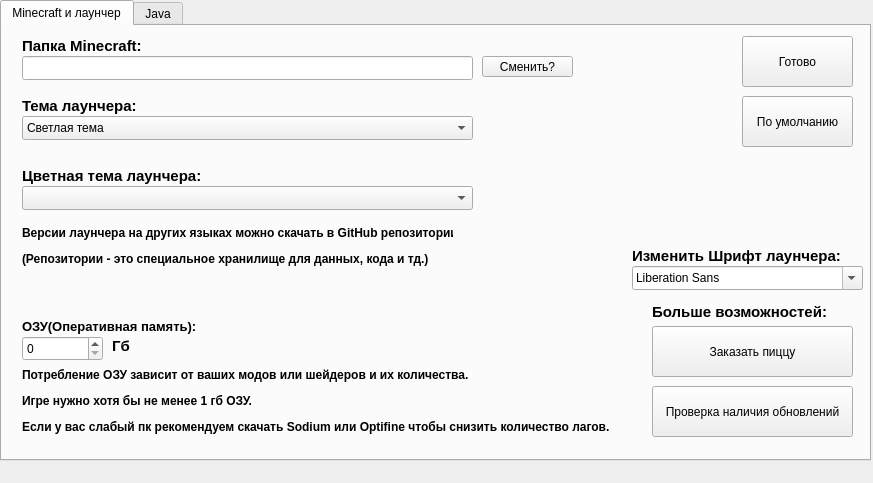
<?xml version="1.0" encoding="UTF-8"?>
<ui version="4.0">
 <class>DockWidget</class>
 <widget class="QDockWidget" name="DockWidget">
  <property name="geometry">
   <rect>
    <x>0</x>
    <y>0</y>
    <width>873</width>
    <height>483</height>
   </rect>
  </property>
  <property name="windowTitle">
   <string>DockWidget</string>
  </property>
  <widget class="QWidget" name="st_mn_inside">
   <widget class="QTabWidget" name="Settigs_Minecraft">
    <property name="geometry">
     <rect>
      <x>0</x>
      <y>0</y>
      <width>871</width>
      <height>461</height>
     </rect>
    </property>
    <property name="currentIndex">
     <number>0</number>
    </property>
    <widget class="QWidget" name="Minecraft_and_Launcher__settigs">
     <attribute name="title">
      <string>Minecraft и лаунчер</string>
     </attribute>
     <widget class="QToolButton" name="bt_mc_folder_change">
      <property name="geometry">
       <rect>
        <x>480</x>
        <y>30</y>
        <width>91</width>
        <height>21</height>
       </rect>
      </property>
      <property name="text">
       <string>Сменить?</string>
      </property>
     </widget>
     <widget class="QLineEdit" name="chs_mc_folder">
      <property name="geometry">
       <rect>
        <x>20</x>
        <y>30</y>
        <width>451</width>
        <height>24</height>
       </rect>
      </property>
     </widget>
     <widget class="QLabel" name="title_ram">
      <property name="geometry">
       <rect>
        <x>20</x>
        <y>290</y>
        <width>211</width>
        <height>21</height>
       </rect>
      </property>
      <property name="text">
       <string>&lt;html&gt;&lt;head/&gt;&lt;body&gt;&lt;p&gt;&lt;span style=&quot; font-size:10pt; font-weight:700;&quot;&gt;ОЗУ(Оперативная память):&lt;/span&gt;&lt;/p&gt;&lt;/body&gt;&lt;/html&gt;</string>
      </property>
     </widget>
     <widget class="QLabel" name="ram_lb">
      <property name="geometry">
       <rect>
        <x>110</x>
        <y>310</y>
        <width>31</width>
        <height>21</height>
       </rect>
      </property>
      <property name="text">
       <string>&lt;html&gt;&lt;head/&gt;&lt;body&gt;&lt;p&gt;&lt;span style=&quot; font-size:11pt; font-weight:700;&quot;&gt;Гб&lt;/span&gt;&lt;/p&gt;&lt;/body&gt;&lt;/html&gt;</string>
      </property>
     </widget>
     <widget class="QLabel" name="title_folder_minecraft">
      <property name="geometry">
       <rect>
        <x>20</x>
        <y>10</y>
        <width>131</width>
        <height>21</height>
       </rect>
      </property>
      <property name="text">
       <string>&lt;html&gt;&lt;head/&gt;&lt;body&gt;&lt;p&gt;&lt;span style=&quot; font-size:11pt; font-weight:700;&quot;&gt;Папка Minecraft: &lt;/span&gt;&lt;/p&gt;&lt;/body&gt;&lt;/html&gt;</string>
      </property>
     </widget>
     <widget class="QComboBox" name="topic_laucnher">
      <property name="geometry">
       <rect>
        <x>20</x>
        <y>90</y>
        <width>451</width>
        <height>24</height>
       </rect>
      </property>
      <item>
       <property name="text">
        <string>Светлая тема</string>
       </property>
      </item>
      <item>
       <property name="text">
        <string>Тёмная тема</string>
       </property>
      </item>
     </widget>
     <widget class="QLabel" name="title_topic_launcher">
      <property name="geometry">
       <rect>
        <x>20</x>
        <y>70</y>
        <width>131</width>
        <height>21</height>
       </rect>
      </property>
      <property name="text">
       <string>&lt;html&gt;&lt;head/&gt;&lt;body&gt;&lt;p&gt;&lt;span style=&quot; font-size:11pt; font-weight:700;&quot;&gt;Тема лаунчера:&lt;/span&gt;&lt;/p&gt;&lt;/body&gt;&lt;/html&gt;</string>
      </property>
     </widget>
     <widget class="QLabel" name="title_topic_color_launcher">
      <property name="geometry">
       <rect>
        <x>20</x>
        <y>140</y>
        <width>181</width>
        <height>21</height>
       </rect>
      </property>
      <property name="text">
       <string>&lt;html&gt;&lt;head/&gt;&lt;body&gt;&lt;p&gt;&lt;span style=&quot; font-size:11pt; font-weight:700;&quot;&gt;Цветная тема лаунчера:&lt;/span&gt;&lt;/p&gt;&lt;/body&gt;&lt;/html&gt;</string>
      </property>
     </widget>
     <widget class="QComboBox" name="launcher_color_topic">
      <property name="geometry">
       <rect>
        <x>20</x>
        <y>160</y>
        <width>451</width>
        <height>24</height>
       </rect>
      </property>
      <item>
       <property name="text">
        <string/>
       </property>
      </item>
      <item>
       <property name="text">
        <string>Красная тема</string>
       </property>
      </item>
      <item>
       <property name="text">
        <string>Оранжевая тема</string>
       </property>
      </item>
      <item>
       <property name="text">
        <string>Жёлтая тема</string>
       </property>
      </item>
      <item>
       <property name="text">
        <string>Зелёная тема</string>
       </property>
      </item>
      <item>
       <property name="text">
        <string>Голубая тема</string>
       </property>
      </item>
      <item>
       <property name="text">
        <string>Синия тема</string>
       </property>
      </item>
      <item>
       <property name="text">
        <string>Фиолетовая тема</string>
       </property>
      </item>
      <item>
       <property name="text">
        <string>Розовая тема</string>
       </property>
      </item>
     </widget>
     <widget class="QLabel" name="label_2">
      <property name="geometry">
       <rect>
        <x>20</x>
        <y>190</y>
        <width>431</width>
        <height>61</height>
       </rect>
      </property>
      <property name="text">
       <string>&lt;html&gt;&lt;head/&gt;&lt;body&gt;&lt;p&gt;&lt;span style=&quot; font-weight:700;&quot;&gt;Версии лаунчера на других языках можно скачать в GitHub репозитории.&lt;/span&gt;&lt;/p&gt;&lt;p&gt;&lt;span style=&quot; font-weight:700;&quot;&gt;(Репозитории - это специальное хранилище для данных, кода и тд.)&lt;/span&gt;&lt;/p&gt;&lt;/body&gt;&lt;/html&gt;</string>
      </property>
     </widget>
     <widget class="QSpinBox" name="spinBox_2">
      <property name="geometry">
       <rect>
        <x>20</x>
        <y>310</y>
        <width>81</width>
        <height>25</height>
       </rect>
      </property>
     </widget>
     <widget class="QPushButton" name="st_bt_updchk">
      <property name="geometry">
       <rect>
        <x>650</x>
        <y>360</y>
        <width>201</width>
        <height>51</height>
       </rect>
      </property>
      <property name="text">
       <string>Проверка наличия обновлений</string>
      </property>
     </widget>
     <widget class="QPushButton" name="Recommended_java_ready_2">
      <property name="geometry">
       <rect>
        <x>740</x>
        <y>10</y>
        <width>111</width>
        <height>51</height>
       </rect>
      </property>
      <property name="text">
       <string>Готово</string>
      </property>
     </widget>
     <widget class="QPushButton" name="default_recommended_java_2">
      <property name="geometry">
       <rect>
        <x>740</x>
        <y>70</y>
        <width>111</width>
        <height>51</height>
       </rect>
      </property>
      <property name="text">
       <string>По умолчанию</string>
      </property>
     </widget>
     <widget class="QLabel" name="label">
      <property name="geometry">
       <rect>
        <x>20</x>
        <y>340</y>
        <width>671</width>
        <height>71</height>
       </rect>
      </property>
      <property name="text">
       <string>&lt;html&gt;&lt;head/&gt;&lt;body&gt;&lt;p&gt;&lt;span style=&quot; font-weight:700;&quot;&gt;Потребление ОЗУ зависит от ваших модов или шейдеров и их количества. &lt;/span&gt;&lt;/p&gt;&lt;p&gt;&lt;span style=&quot; font-weight:700;&quot;&gt;Игре нужно хотя бы не менее 1 гб ОЗУ.&lt;/span&gt;&lt;/p&gt;&lt;p&gt;&lt;span style=&quot; font-weight:700;&quot;&gt;Если у вас слабый пк рекомендуем скачать Sodium или Optifine чтобы снизить количество лагов.&lt;/span&gt;&lt;/p&gt;&lt;/body&gt;&lt;/html&gt;</string>
      </property>
     </widget>
     <widget class="QFontComboBox" name="fontComboBox">
      <property name="geometry">
       <rect>
        <x>630</x>
        <y>240</y>
        <width>231</width>
        <height>24</height>
       </rect>
      </property>
     </widget>
     <widget class="QLabel" name="tx_fontchange">
      <property name="geometry">
       <rect>
        <x>630</x>
        <y>220</y>
        <width>211</width>
        <height>20</height>
       </rect>
      </property>
      <property name="text">
       <string>&lt;html&gt;&lt;head/&gt;&lt;body&gt;&lt;p&gt;&lt;span style=&quot; font-size:11pt; font-weight:700;&quot;&gt;Изменить Шрифт лаунчера:&lt;/span&gt;&lt;/p&gt;&lt;/body&gt;&lt;/html&gt;</string>
      </property>
     </widget>
     <widget class="QPushButton" name="pizza_req">
      <property name="geometry">
       <rect>
        <x>650</x>
        <y>300</y>
        <width>201</width>
        <height>51</height>
       </rect>
      </property>
      <property name="text">
       <string>Заказать пиццу</string>
      </property>
     </widget>
     <widget class="QLabel" name="label_4">
      <property name="geometry">
       <rect>
        <x>650</x>
        <y>276</y>
        <width>181</width>
        <height>20</height>
       </rect>
      </property>
      <property name="text">
       <string>&lt;html&gt;&lt;head/&gt;&lt;body&gt;&lt;p&gt;&lt;span style=&quot; font-size:11pt; font-weight:700;&quot;&gt;Больше возможностей:&lt;/span&gt;&lt;/p&gt;&lt;/body&gt;&lt;/html&gt;</string>
      </property>
     </widget>
    </widget>
    <widget class="QWidget" name="Java_settigs">
     <attribute name="title">
      <string>Java</string>
     </attribute>
     <widget class="QTabWidget" name="Java_settigs_menu">
      <property name="geometry">
       <rect>
        <x>0</x>
        <y>0</y>
        <width>871</width>
        <height>431</height>
       </rect>
      </property>
      <property name="currentIndex">
       <number>0</number>
      </property>
      <widget class="QWidget" name="change_java">
       <attribute name="title">
        <string>Выбор Java</string>
       </attribute>
       <widget class="QCheckBox" name="Recommended_Java">
        <property name="geometry">
         <rect>
          <x>10</x>
          <y>30</y>
          <width>111</width>
          <height>22</height>
         </rect>
        </property>
        <property name="text">
         <string>Рекомендуемая</string>
        </property>
       </widget>
       <widget class="QCheckBox" name="Custom_choise_java">
        <property name="geometry">
         <rect>
          <x>10</x>
          <y>90</y>
          <width>131</width>
          <height>22</height>
         </rect>
        </property>
        <property name="text">
         <string>Пользовательская</string>
        </property>
       </widget>
       <widget class="QLabel" name="choice_java_title">
        <property name="geometry">
         <rect>
          <x>10</x>
          <y>10</y>
          <width>91</width>
          <height>16</height>
         </rect>
        </property>
        <property name="text">
         <string>&lt;html&gt;&lt;head/&gt;&lt;body&gt;&lt;p&gt;&lt;span style=&quot; font-size:10pt; font-weight:700;&quot;&gt;Выбор Java:&lt;/span&gt;&lt;/p&gt;&lt;/body&gt;&lt;/html&gt;</string>
        </property>
       </widget>
       <widget class="QLabel" name="Custom_choise_java_info">
        <property name="geometry">
         <rect>
          <x>10</x>
          <y>100</y>
          <width>501</width>
          <height>41</height>
         </rect>
        </property>
        <property name="text">
         <string>&lt;html&gt;&lt;head/&gt;&lt;body&gt;&lt;p&gt;&lt;span style=&quot; font-weight:700;&quot;&gt;Можете выбрать любую для вас нужную Java. Только следите чтобы она работала.&lt;/span&gt;&lt;/p&gt;&lt;/body&gt;&lt;/html&gt;</string>
        </property>
       </widget>
       <widget class="QLabel" name="choise_java_recommended_info">
        <property name="geometry">
         <rect>
          <x>10</x>
          <y>50</y>
          <width>221</width>
          <height>16</height>
         </rect>
        </property>
        <property name="text">
         <string>&lt;html&gt;&lt;head/&gt;&lt;body&gt;&lt;p&gt;&lt;span style=&quot; font-weight:700;&quot;&gt;Лаунчер сам установит нужную Java.&lt;/span&gt;&lt;/p&gt;&lt;/body&gt;&lt;/html&gt;</string>
        </property>
       </widget>
       <widget class="QComboBox" name="Optimized_arguments_recommended_java_2">
        <property name="geometry">
         <rect>
          <x>10</x>
          <y>170</y>
          <width>451</width>
          <height>24</height>
         </rect>
        </property>
        <item>
         <property name="text">
          <string/>
         </property>
        </item>
        <item>
         <property name="text">
          <string>JRE 8</string>
         </property>
        </item>
        <item>
         <property name="text">
          <string>JDK 16</string>
         </property>
        </item>
        <item>
         <property name="text">
          <string>JDK 17</string>
         </property>
        </item>
        <item>
         <property name="text">
          <string>JDK 21</string>
         </property>
        </item>
       </widget>
       <widget class="QLabel" name="choice_java_title_2">
        <property name="geometry">
         <rect>
          <x>10</x>
          <y>150</y>
          <width>131</width>
          <height>16</height>
         </rect>
        </property>
        <property name="text">
         <string>&lt;html&gt;&lt;head/&gt;&lt;body&gt;&lt;p&gt;&lt;span style=&quot; font-size:10pt; font-weight:700;&quot;&gt;Выбор версии Java:&lt;/span&gt;&lt;/p&gt;&lt;/body&gt;&lt;/html&gt;</string>
        </property>
       </widget>
       <widget class="QLabel" name="label_3">
        <property name="geometry">
         <rect>
          <x>10</x>
          <y>190</y>
          <width>261</width>
          <height>91</height>
         </rect>
        </property>
        <property name="text">
         <string>&lt;html&gt;&lt;head/&gt;&lt;body&gt;&lt;p&gt;&lt;span style=&quot; font-size:10pt; font-weight:700;&quot;&gt;JRE 8 для 1.16 версии и ниже.&lt;/span&gt;&lt;/p&gt;&lt;p&gt;&lt;span style=&quot; font-size:10pt; font-weight:700;&quot;&gt;JDK 17 1.17-1.20 версий.&lt;/span&gt;&lt;/p&gt;&lt;p&gt;&lt;span style=&quot; font-size:10pt; font-weight:700;&quot;&gt;JDK 21 и 22 1.20.4 и для более новых.&lt;/span&gt;&lt;/p&gt;&lt;/body&gt;&lt;/html&gt;</string>
        </property>
       </widget>
      </widget>
      <widget class="QWidget" name="tab_17">
       <attribute name="title">
        <string>Настройка рекомендуемой Java</string>
       </attribute>
       <widget class="QComboBox" name="Optimized_arguments_recommended_java">
        <property name="geometry">
         <rect>
          <x>10</x>
          <y>200</y>
          <width>451</width>
          <height>24</height>
         </rect>
        </property>
        <item>
         <property name="text">
          <string/>
         </property>
        </item>
        <item>
         <property name="text">
          <string>Использовать CMS или G1 GC (рекомендуется)</string>
         </property>
        </item>
        <item>
         <property name="text">
          <string>Использовать только G1 GC</string>
         </property>
        </item>
        <item>
         <property name="text">
          <string>Использовать Shenandoah GC (может уменьшить пролаги)</string>
         </property>
        </item>
        <item>
         <property name="text">
          <string>Использовать ZGC (может работать лучше на мощных ПК)</string>
         </property>
        </item>
       </widget>
       <widget class="QLineEdit" name="Path_Java_recommended">
        <property name="geometry">
         <rect>
          <x>10</x>
          <y>30</y>
          <width>451</width>
          <height>24</height>
         </rect>
        </property>
       </widget>
       <widget class="QLineEdit" name="Arguments_recommended_java">
        <property name="geometry">
         <rect>
          <x>10</x>
          <y>110</y>
          <width>451</width>
          <height>24</height>
         </rect>
        </property>
        <property name="text">
         <string>Например: -agentlib, -Xms, -Dfml</string>
        </property>
       </widget>
       <widget class="QLabel" name="Path_Title_recommended_java">
        <property name="geometry">
         <rect>
          <x>10</x>
          <y>10</y>
          <width>49</width>
          <height>16</height>
         </rect>
        </property>
        <property name="text">
         <string>&lt;html&gt;&lt;head/&gt;&lt;body&gt;&lt;p&gt;&lt;span style=&quot; font-size:10pt; font-weight:700;&quot;&gt;Путь:&lt;/span&gt;&lt;/p&gt;&lt;/body&gt;&lt;/html&gt;</string>
        </property>
       </widget>
       <widget class="QLabel" name="Arguments_minecraft_recommended_java_title">
        <property name="geometry">
         <rect>
          <x>10</x>
          <y>90</y>
          <width>121</width>
          <height>16</height>
         </rect>
        </property>
        <property name="text">
         <string>&lt;html&gt;&lt;head/&gt;&lt;body&gt;&lt;p&gt;&lt;span style=&quot; font-size:10pt; font-weight:700;&quot;&gt;Аргументы Java:&lt;/span&gt;&lt;/p&gt;&lt;/body&gt;&lt;/html&gt;</string>
        </property>
       </widget>
       <widget class="QLabel" name="Title_optimized_arguments_recommended_java">
        <property name="geometry">
         <rect>
          <x>10</x>
          <y>180</y>
          <width>211</width>
          <height>16</height>
         </rect>
        </property>
        <property name="text">
         <string>&lt;html&gt;&lt;head/&gt;&lt;body&gt;&lt;p&gt;&lt;span style=&quot; font-size:10pt; font-weight:700;&quot;&gt;Оптимизированные аргументы:&lt;/span&gt;&lt;/p&gt;&lt;/body&gt;&lt;/html&gt;</string>
        </property>
       </widget>
       <widget class="QLineEdit" name="Wrapper_coomand_recommended_java">
        <property name="geometry">
         <rect>
          <x>10</x>
          <y>280</y>
          <width>451</width>
          <height>24</height>
         </rect>
        </property>
        <property name="text">
         <string>Например: mangohud --disym command%</string>
        </property>
       </widget>
       <widget class="QLabel" name="Title_wrapper_commnand_recommended_java">
        <property name="geometry">
         <rect>
          <x>10</x>
          <y>260</y>
          <width>121</width>
          <height>16</height>
         </rect>
        </property>
        <property name="text">
         <string>&lt;html&gt;&lt;head/&gt;&lt;body&gt;&lt;p&gt;&lt;span style=&quot; font-size:10pt; font-weight:700;&quot;&gt;Команда-обёртка:&lt;/span&gt;&lt;/p&gt;&lt;/body&gt;&lt;/html&gt;</string>
        </property>
       </widget>
       <widget class="QPushButton" name="Recommended_java_ready">
        <property name="geometry">
         <rect>
          <x>630</x>
          <y>10</y>
          <width>111</width>
          <height>51</height>
         </rect>
        </property>
        <property name="text">
         <string>Готово</string>
        </property>
       </widget>
       <widget class="QToolButton" name="change_path_recommended_java">
        <property name="geometry">
         <rect>
          <x>470</x>
          <y>30</y>
          <width>101</width>
          <height>23</height>
         </rect>
        </property>
        <property name="text">
         <string>Сменить?</string>
        </property>
       </widget>
       <widget class="QLabel" name="Info_wrapper_command_recommended_java">
        <property name="geometry">
         <rect>
          <x>470</x>
          <y>270</y>
          <width>331</width>
          <height>51</height>
         </rect>
        </property>
        <property name="text">
         <string>&lt;html&gt;&lt;head/&gt;&lt;body&gt;&lt;p&gt;&lt;span style=&quot; font-weight:700;&quot;&gt;Обёртка — это модель, которая меняет&lt;/span&gt;&lt;/p&gt;&lt;p&gt;&lt;span style=&quot; font-weight:700;&quot;&gt;интерфейс или добавляет функции в программе.&lt;/span&gt;&lt;/p&gt;&lt;/body&gt;&lt;/html&gt;</string>
        </property>
       </widget>
       <widget class="QPushButton" name="default_recommended_java">
        <property name="geometry">
         <rect>
          <x>750</x>
          <y>10</y>
          <width>111</width>
          <height>51</height>
         </rect>
        </property>
        <property name="text">
         <string>По умолчанию</string>
        </property>
       </widget>
       <widget class="QLabel" name="Info_Arguments_Minecraft_recommended_java">
        <property name="geometry">
         <rect>
          <x>470</x>
          <y>100</y>
          <width>351</width>
          <height>51</height>
         </rect>
        </property>
        <property name="text">
         <string>&lt;html&gt;&lt;head/&gt;&lt;body&gt;&lt;p&gt;&lt;span style=&quot; font-weight:700;&quot;&gt;Аргументы — это параметры, передаваемые программе &lt;/span&gt;&lt;/p&gt;&lt;p&gt;&lt;span style=&quot; font-weight:700;&quot;&gt;изменяющие код программы. &lt;/span&gt;&lt;/p&gt;&lt;/body&gt;&lt;/html&gt;</string>
        </property>
       </widget>
       <widget class="QLabel" name="Info_optimized_arguments_recommended_java">
        <property name="geometry">
         <rect>
          <x>470</x>
          <y>180</y>
          <width>351</width>
          <height>51</height>
         </rect>
        </property>
        <property name="text">
         <string>&lt;html&gt;&lt;head/&gt;&lt;body&gt;&lt;p&gt;&lt;span style=&quot; font-weight:700;&quot;&gt;Аргументы оптимизирующие код Java. &lt;/span&gt;&lt;/p&gt;&lt;p&gt;&lt;span style=&quot; font-weight:700;&quot;&gt;Могут улучшить производительность игры.&lt;/span&gt;&lt;/p&gt;&lt;/body&gt;&lt;/html&gt;</string>
        </property>
       </widget>
      </widget>
      <widget class="QWidget" name="tab_18">
       <attribute name="title">
        <string>Настройка пользовательской Java</string>
       </attribute>
       <widget class="QLabel" name="Title_path_to_executable_file">
        <property name="geometry">
         <rect>
          <x>10</x>
          <y>10</y>
          <width>191</width>
          <height>16</height>
         </rect>
        </property>
        <property name="text">
         <string>&lt;html&gt;&lt;head/&gt;&lt;body&gt;&lt;p&gt;&lt;span style=&quot; font-size:10pt; font-weight:700;&quot;&gt;Путь к исполняемому файлу:&lt;/span&gt;&lt;/p&gt;&lt;/body&gt;&lt;/html&gt;</string>
        </property>
       </widget>
       <widget class="QLineEdit" name="Path_to_executable_file">
        <property name="geometry">
         <rect>
          <x>10</x>
          <y>30</y>
          <width>451</width>
          <height>24</height>
         </rect>
        </property>
        <property name="text">
         <string>Путь к исполняемому файлу (javaw.exe)</string>
        </property>
       </widget>
       <widget class="QToolButton" name="Change_path_to_executable_file">
        <property name="geometry">
         <rect>
          <x>470</x>
          <y>30</y>
          <width>101</width>
          <height>23</height>
         </rect>
        </property>
        <property name="text">
         <string>Изменить?</string>
        </property>
       </widget>
       <widget class="QLabel" name="label_24">
        <property name="geometry">
         <rect>
          <x>10</x>
          <y>90</y>
          <width>121</width>
          <height>16</height>
         </rect>
        </property>
        <property name="text">
         <string>&lt;html&gt;&lt;head/&gt;&lt;body&gt;&lt;p&gt;&lt;span style=&quot; font-size:10pt; font-weight:700;&quot;&gt;Аргументы Java:&lt;/span&gt;&lt;/p&gt;&lt;/body&gt;&lt;/html&gt;</string>
        </property>
       </widget>
       <widget class="QLineEdit" name="choise_folder_minecraft_7">
        <property name="geometry">
         <rect>
          <x>10</x>
          <y>110</y>
          <width>451</width>
          <height>24</height>
         </rect>
        </property>
        <property name="text">
         <string>Например: -agentlib, -Xms, -Dfml</string>
        </property>
       </widget>
       <widget class="QLabel" name="label_26">
        <property name="geometry">
         <rect>
          <x>10</x>
          <y>180</y>
          <width>211</width>
          <height>16</height>
         </rect>
        </property>
        <property name="text">
         <string>&lt;html&gt;&lt;head/&gt;&lt;body&gt;&lt;p&gt;&lt;span style=&quot; font-size:10pt; font-weight:700;&quot;&gt;Оптимизированные аргументы:&lt;/span&gt;&lt;/p&gt;&lt;/body&gt;&lt;/html&gt;</string>
        </property>
       </widget>
       <widget class="QComboBox" name="topic_laucnher_3">
        <property name="geometry">
         <rect>
          <x>10</x>
          <y>200</y>
          <width>451</width>
          <height>24</height>
         </rect>
        </property>
        <item>
         <property name="text">
          <string/>
         </property>
        </item>
        <item>
         <property name="text">
          <string>Использовать CMS или G1 GC (рекомендуется)</string>
         </property>
        </item>
        <item>
         <property name="text">
          <string>Использовать только G1 GC</string>
         </property>
        </item>
        <item>
         <property name="text">
          <string>Использовать Shenandoah GC (может уменьшить пролаги)</string>
         </property>
        </item>
        <item>
         <property name="text">
          <string>Использовать ZGC (может работать лучше на мощных ПК)</string>
         </property>
        </item>
       </widget>
       <widget class="QLabel" name="label_27">
        <property name="geometry">
         <rect>
          <x>10</x>
          <y>260</y>
          <width>121</width>
          <height>16</height>
         </rect>
        </property>
        <property name="text">
         <string>&lt;html&gt;&lt;head/&gt;&lt;body&gt;&lt;p&gt;&lt;span style=&quot; font-size:10pt; font-weight:700;&quot;&gt;Команда-обёртка:&lt;/span&gt;&lt;/p&gt;&lt;/body&gt;&lt;/html&gt;</string>
        </property>
       </widget>
       <widget class="QLineEdit" name="choise_folder_minecraft_9">
        <property name="geometry">
         <rect>
          <x>10</x>
          <y>280</y>
          <width>451</width>
          <height>24</height>
         </rect>
        </property>
        <property name="text">
         <string>Например: mangohud --disym command%</string>
        </property>
       </widget>
       <widget class="QPushButton" name="pushButton_4">
        <property name="geometry">
         <rect>
          <x>630</x>
          <y>10</y>
          <width>111</width>
          <height>51</height>
         </rect>
        </property>
        <property name="text">
         <string>Готово</string>
        </property>
       </widget>
       <widget class="QPushButton" name="pushButton_5">
        <property name="geometry">
         <rect>
          <x>750</x>
          <y>10</y>
          <width>111</width>
          <height>51</height>
         </rect>
        </property>
        <property name="text">
         <string>По умолчанию</string>
        </property>
       </widget>
       <widget class="QLabel" name="label_28">
        <property name="geometry">
         <rect>
          <x>470</x>
          <y>270</y>
          <width>331</width>
          <height>51</height>
         </rect>
        </property>
        <property name="text">
         <string>&lt;html&gt;&lt;head/&gt;&lt;body&gt;&lt;p&gt;&lt;span style=&quot; font-weight:700;&quot;&gt;Обёртка — это модель, которая меняет&lt;/span&gt;&lt;/p&gt;&lt;p&gt;&lt;span style=&quot; font-weight:700;&quot;&gt;интерфейс или добавляет функции в программе.&lt;/span&gt;&lt;/p&gt;&lt;/body&gt;&lt;/html&gt;</string>
        </property>
       </widget>
       <widget class="QLabel" name="Info_Arguments_Minecraft_recommended_java_3">
        <property name="geometry">
         <rect>
          <x>470</x>
          <y>100</y>
          <width>351</width>
          <height>51</height>
         </rect>
        </property>
        <property name="text">
         <string>&lt;html&gt;&lt;head/&gt;&lt;body&gt;&lt;p&gt;&lt;span style=&quot; font-weight:700;&quot;&gt;Аргументы — это параметры, передаваемые программе &lt;/span&gt;&lt;/p&gt;&lt;p&gt;&lt;span style=&quot; font-weight:700;&quot;&gt;изменяющие код программы. &lt;/span&gt;&lt;/p&gt;&lt;/body&gt;&lt;/html&gt;</string>
        </property>
       </widget>
       <widget class="QLabel" name="Info_optimized_arguments_recommended_java_2">
        <property name="geometry">
         <rect>
          <x>470</x>
          <y>180</y>
          <width>351</width>
          <height>51</height>
         </rect>
        </property>
        <property name="text">
         <string>&lt;html&gt;&lt;head/&gt;&lt;body&gt;&lt;p&gt;&lt;span style=&quot; font-weight:700;&quot;&gt;Аргументы оптимизирующие код Java. &lt;/span&gt;&lt;/p&gt;&lt;p&gt;&lt;span style=&quot; font-weight:700;&quot;&gt;Могут улучшить производительность игры.&lt;/span&gt;&lt;/p&gt;&lt;/body&gt;&lt;/html&gt;</string>
        </property>
       </widget>
      </widget>
     </widget>
    </widget>
   </widget>
  </widget>
 </widget>
 <resources/>
 <connections/>
</ui>
